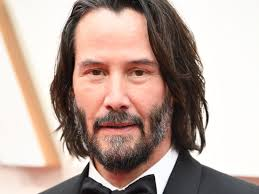
#> input picture resources/img/kreeves.jpeg, 259 x 194 px; its folder holds 2 pictures in this run
$ python face_train.py ../../../resources/img ../../../resources/img/noface.jpeg
#> lines starting #> are read from the running program, lines starting #| are printed output that depends on the picture
import cv2
import numpy as np
from PIL import Image
import os
import re
import json
import sys

path = sys.argv[1]
scriptPath = sys.argv[2]
recognizer = cv2.face.LBPHFaceRecognizer_create()
detector = cv2.CascadeClassifier(scriptPath + '/haarcascade_frontalface_default.xml')


def getImagesAndLabels(path):
#> called with path = '../../../resources/img'
    imagePaths = [os.path.join(path, f) for f in os.listdir(path)]
    faceSamples = []
    ids = []

    for imagePath in imagePaths:
        PIL_img = Image.open(imagePath).convert('L')  # convert it to grayscale
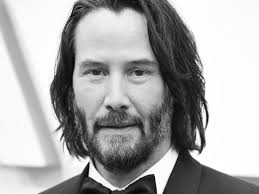
#> PIL_img: PIL image 259x194 L; min 1, max 255, mean 169.7
        img_numpy = np.array(PIL_img, 'uint8')
#> (the run stopped early here; a loop or call above may not have finished)

$ run again, on resources/img/unknown.jpeg
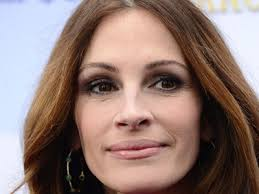
#> input picture resources/img/unknown.jpeg, 259 x 194 px
#> in getImagesAndLabels, `PIL_img = Image.open(imagePath).convert('L')`:
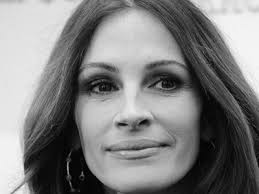
#> PIL_img: PIL image 259x194 L; min 0, max 254, mean 127.8

$ run again, on resources/img/sample.jpg
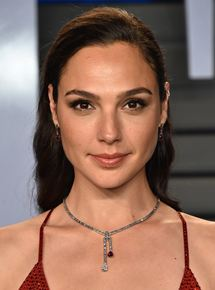
#> input picture resources/img/sample.jpg, 215 x 290 px
#> in getImagesAndLabels, `PIL_img = Image.open(imagePath).convert('L')`:
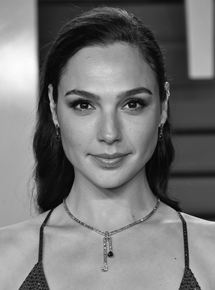
#> PIL_img: PIL image 215x290 L; min 1, max 252, mean 117.6

$ run again, on resources/img/noface.jpeg
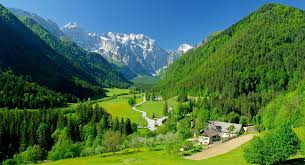
#> input picture resources/img/noface.jpeg, 305 x 165 px
#> in getImagesAndLabels, `PIL_img = Image.open(imagePath).convert('L')`:
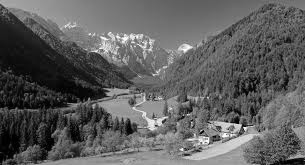
#> PIL_img: PIL image 305x165 L; min 0, max 254, mean 94.1
